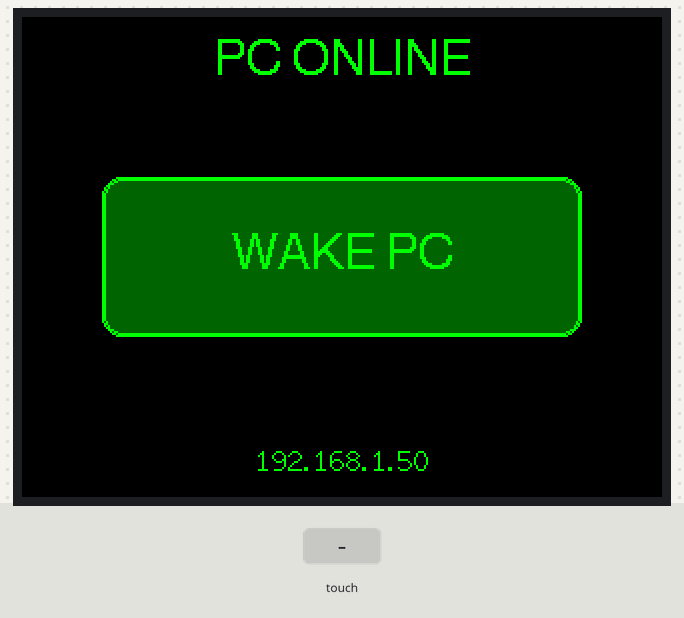
Bench run of a sketch on a simulated ESP32. Parts: 320×240 colour display. Inputs (shaded band) come from the test bench. WiFi joins after 1.5 s; servers stay silent unless stated; what the sketch prints to the serial monitor is not drawn.

Above: at 3.3 s.
3.4 s: screen touched at 13 % across, 50 % down
At 3.49 s:
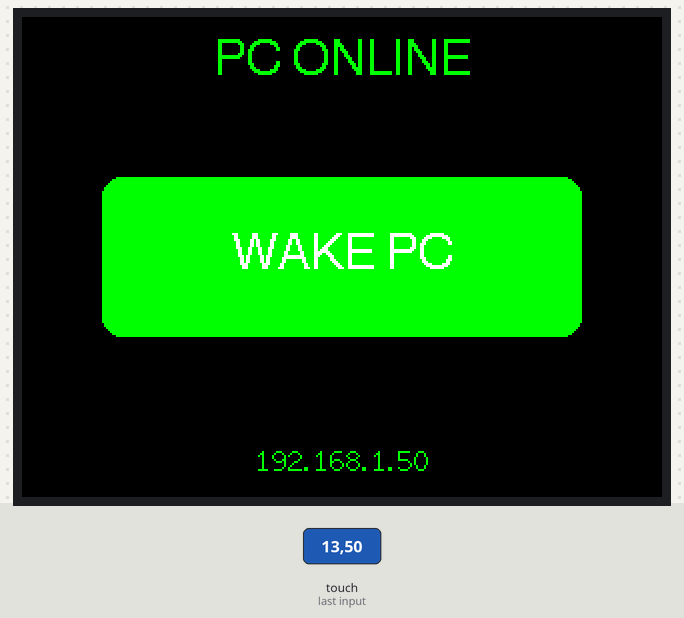
At 3.9 s:
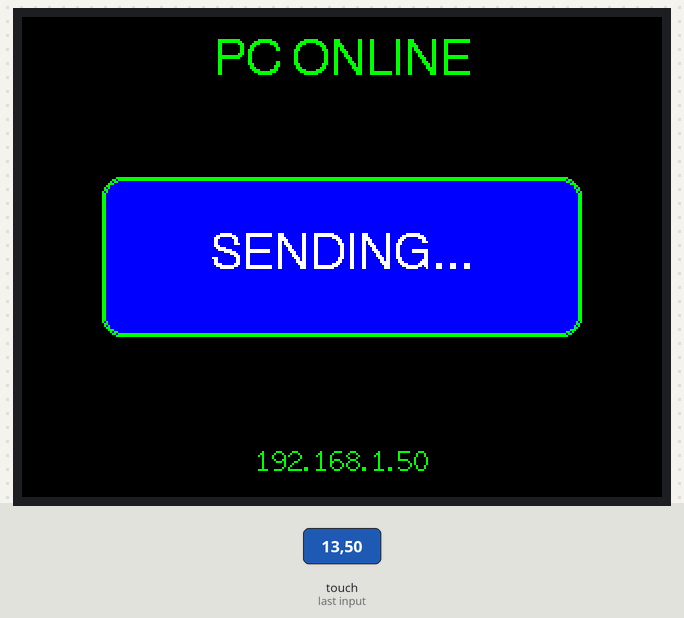
Timing chart, 0 to 6.4 s (numbered marks = the images above; inputs shaded):
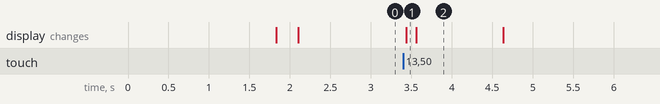

Measured:
- after the input at 3.4 s, the display: changes at once (image 1)
- what the display in image 2 shows lasts 1.0 s, from 3.6 s to 4.6 s

The sketch:

WOL_Touch_Screen.ino
```cpp
#include <WiFi.h>
#include <WiFiUdp.h>
#include <TFT_eSPI.h>

// -------- Wi-Fi Config --------
const char* ssid = "Rebellious Amish Family";
const char* password = "HenryOzzy423";

// -------- TFT Display --------
TFT_eSPI tft = TFT_eSPI();

// -------- Touch Calibration --------
// You may need to adjust these values for your specific display
#define TOUCH_THRESHOLD 600

// -------- PC (WoL) Config --------
const char* pcMACStr = "9c:6b:00:96:b2:aa"; // PC1 MAC address
IPAddress pcIP(192, 168, 1, 69); // PC IP for status monitoring
IPAddress broadcastIP; // Auto-detected network broadcast
const int WOLPort = 9; // Standard WoL port

WiFiUDP udp;

// -------- Button Settings --------
#define BUTTON_X 40
#define BUTTON_Y 80
#define BUTTON_W 240
#define BUTTON_H 80

// -------- Status Variables --------
unsigned long lastStatusCheck = 0;
const unsigned long statusCheckInterval = 5000; // Check every 5 seconds
bool pcOnline = false;
bool lastTouchState = false;

// -------- Colors --------
#define COLOR_BG       0x0000      // Black
#define COLOR_ONLINE   0x07E0      // Green
#define COLOR_OFFLINE  0xF800      // Red
#define COLOR_SENDING  0x001F      // Blue
#define COLOR_TEXT     0xFFFF      // White
#define COLOR_MATRIX   0x07E0      // Matrix Green
#define COLOR_BTN_IDLE 0x0320      // Dark Green
#define COLOR_BTN_PRESS 0x07E0     // Bright Green

// Convert MAC string to byte array
void parseMAC(const char* macStr, uint8_t* mac) {
  for (int i = 0; i < 6; i++) {
    mac[i] = strtoul(macStr + i*3, nullptr, 16);
  }
}

// Auto-detect broadcast IP
void setBroadcastIP() {
  IPAddress localIP = WiFi.localIP();
  IPAddress subnet = WiFi.subnetMask();

  // Calculate broadcast address
  uint32_t broadcast = (uint32_t(localIP) & uint32_t(subnet)) | (~uint32_t(subnet));
  broadcastIP = IPAddress(broadcast);

  Serial.print("Broadcast IP: "); Serial.println(broadcastIP);
}

// Ping PC to check if it's online
bool pingPC(IPAddress ip) {
  WiFiClient client;
  client.setTimeout(500);

  // Try HTTP port
  bool result = client.connect(ip, 80);
  if (result) {
    client.stop();
    return true;
  }

  // Try HTTPS as backup
  result = client.connect(ip, 443);
  if (result) {
    client.stop();
    return true;
  }

  return false;
}

// Send WoL magic packet
void sendWOL(const char* macStr) {
  Serial.println("Sending Wake-on-LAN packet...");

  uint8_t mac[6];
  parseMAC(macStr, mac);
  uint8_t packet[102];

  // 6 x 0xFF
  for (int i = 0; i < 6; i++) packet[i] = 0xFF;

  // 16 repetitions of MAC
  for (int i = 1; i <= 16; i++) {
    for (int j = 0; j < 6; j++) {
      packet[i*6 + j] = mac[j];
    }
  }

  udp.beginPacket(broadcastIP, WOLPort);
  udp.write(packet, sizeof(packet));
  udp.endPacket();

  Serial.println("Magic packet sent!");

  // Visual feedback
  drawButton(COLOR_SENDING);
  tft.setTextColor(COLOR_TEXT, COLOR_SENDING);
  tft.setTextDatum(MC_DATUM);
  tft.drawString("SENDING...", BUTTON_X + BUTTON_W/2, BUTTON_Y + BUTTON_H/2, 4);

  delay(1000);

  // Force immediate status check
  lastStatusCheck = 0;
}

// Draw the wake button
void drawButton(uint16_t color) {
  tft.fillRoundRect(BUTTON_X, BUTTON_Y, BUTTON_W, BUTTON_H, 10, color);
  tft.drawRoundRect(BUTTON_X, BUTTON_Y, BUTTON_W, BUTTON_H, 10, COLOR_MATRIX);
  tft.drawRoundRect(BUTTON_X+1, BUTTON_Y+1, BUTTON_W-2, BUTTON_H-2, 9, COLOR_MATRIX);
}

// Update display with PC status
void updateDisplay() {
  // Status indicator at top
  tft.fillRect(0, 0, 320, 60, COLOR_BG);
  tft.setTextColor(pcOnline ? COLOR_ONLINE : COLOR_OFFLINE, COLOR_BG);
  tft.setTextDatum(TC_DATUM);
  tft.drawString(pcOnline ? "PC ONLINE" : "PC OFFLINE", 160, 10, 4);

  // Draw button
  drawButton(COLOR_BTN_IDLE);
  tft.setTextColor(COLOR_MATRIX, COLOR_BTN_IDLE);
  tft.setTextDatum(MC_DATUM);
  tft.drawString("WAKE PC", BUTTON_X + BUTTON_W/2, BUTTON_Y + BUTTON_H/2, 4);

  // IP info at bottom
  tft.fillRect(0, 180, 320, 60, COLOR_BG);
  tft.setTextColor(COLOR_MATRIX, COLOR_BG);
  tft.setTextDatum(BC_DATUM);
  tft.drawString(WiFi.localIP().toString(), 160, 230, 2);
}

// Check if button is touched
bool isButtonTouched() {
  uint16_t x, y;
  if (tft.getTouch(&x, &y)) {
    // Check if touch is within button bounds
    if (x >= BUTTON_X && x <= (BUTTON_X + BUTTON_W) &&
        y >= BUTTON_Y && y <= (BUTTON_Y + BUTTON_H)) {
      return true;
    }
  }
  return false;
}

// Update PC status
void updatePCStatus() {
  unsigned long currentTime = millis();

  if (currentTime - lastStatusCheck >= statusCheckInterval) {
    lastStatusCheck = currentTime;

    bool newStatus = pingPC(pcIP);

    if (newStatus != pcOnline) {
      Serial.printf("PC status changed: %s -> %s\n",
                   pcOnline ? "ONLINE" : "OFFLINE",
                   newStatus ? "ONLINE" : "OFFLINE");
      pcOnline = newStatus;
      updateDisplay();
    }
  }
}

void setup() {
  Serial.begin(115200);

  // Initialize display
  tft.init();
  tft.setRotation(1); // Landscape orientation
  tft.fillScreen(COLOR_BG);

  // Calibrate touch (you may need to run a calibration sketch first)
  uint16_t calData[5] = {275, 3620, 264, 3532, 1};
  tft.setTouch(calData);

  // Show connecting message
  tft.setTextColor(COLOR_MATRIX, COLOR_BG);
  tft.setTextDatum(MC_DATUM);
  tft.drawString("CONNECTING TO WiFi...", 160, 120, 4);

  // Connect to WiFi
  WiFi.begin(ssid, password);
  Serial.print("Connecting to WiFi");

  while (WiFi.status() != WL_CONNECTED) {
    delay(500);
    Serial.print(".");
  }

  Serial.println();
  Serial.println("WiFi connected!");
  Serial.print("IP address: ");
  Serial.println(WiFi.localIP());

  setBroadcastIP();

  // Clear screen and draw initial UI
  tft.fillScreen(COLOR_BG);

  // Draw title
  tft.setTextColor(COLOR_MATRIX, COLOR_BG);
  tft.setTextDatum(TC_DATUM);
  tft.drawString("MATRIX POWER", 160, 10, 4);

  // Initial status check
  pcOnline = pingPC(pcIP);
  updateDisplay();

  Serial.println("WoL Touch Screen initialized!");
}

void loop() {
  // Check for touch input
  bool currentTouch = isButtonTouched();

  // Detect touch press (rising edge)
  if (currentTouch && !lastTouchState) {
    Serial.println("Button pressed!");

    // Button press visual feedback
    drawButton(COLOR_BTN_PRESS);
    tft.setTextColor(COLOR_TEXT, COLOR_BTN_PRESS);
    tft.setTextDatum(MC_DATUM);
    tft.drawString("WAKE PC", BUTTON_X + BUTTON_W/2, BUTTON_Y + BUTTON_H/2, 4);

    delay(100); // Debounce

    // Send WoL packet
    sendWOL(pcMACStr);

    // Restore button
    updateDisplay();
  }

  lastTouchState = currentTouch;

  // Update PC status periodically
  updatePCStatus();

  delay(50); // Small delay for touch responsiveness
}
```
